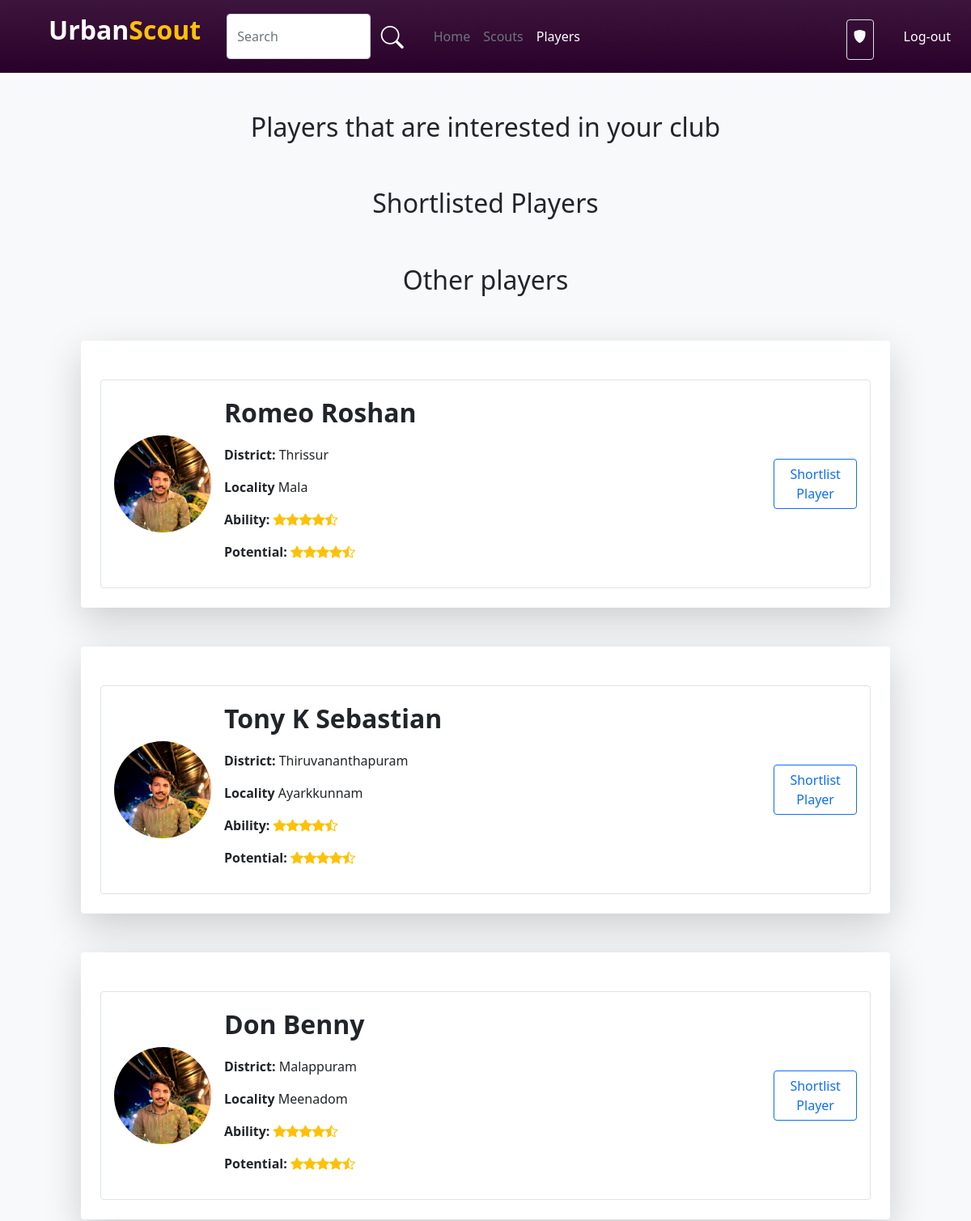
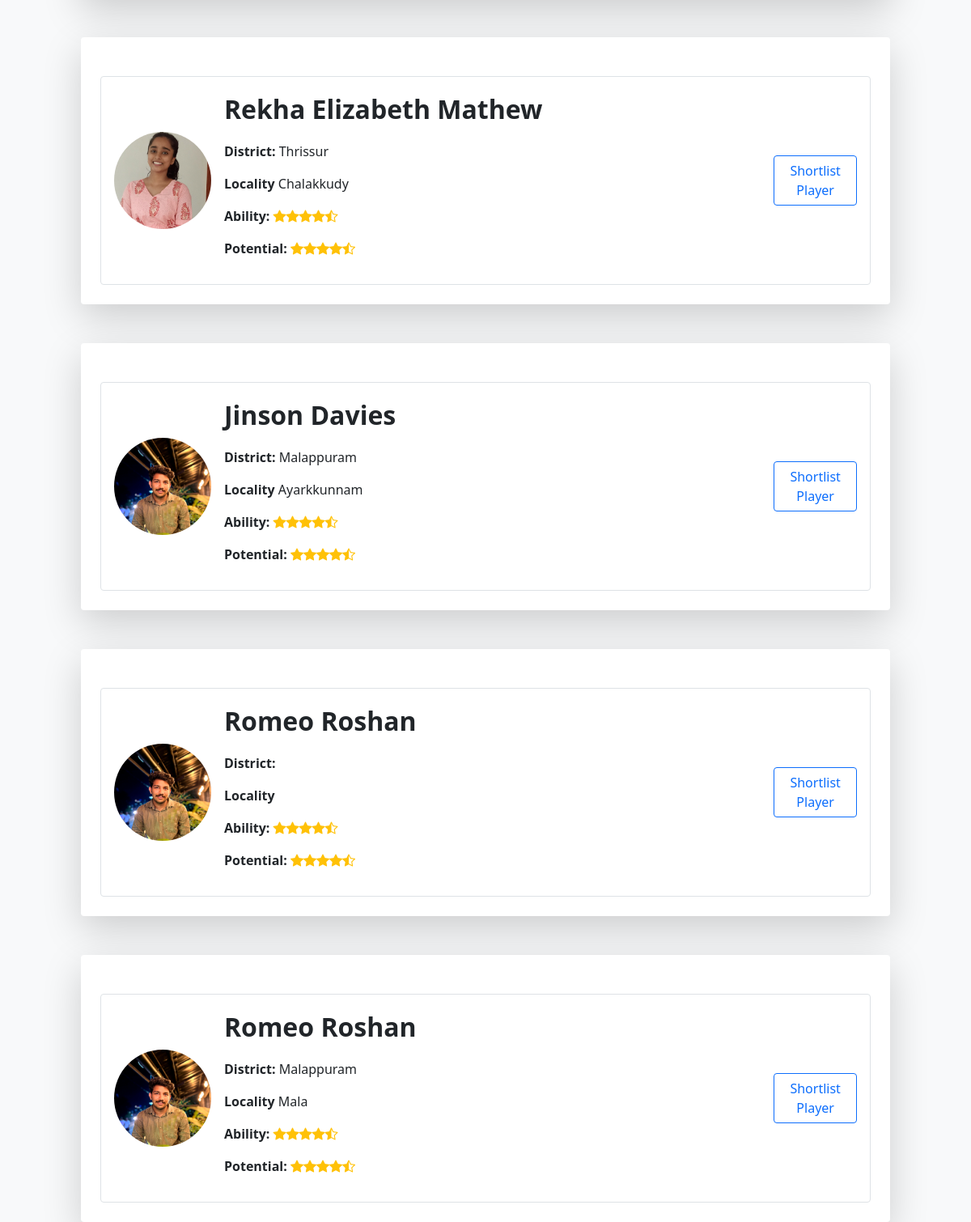
/ClubPlayer, run on the app's committed database (2 pictures, top to bottom).
### account/models.py (models this page shows)
class User(AbstractUser):
    username=models.CharField(max_length=32, blank=True, null=True)
    USERNAME_FIELD = 'email'
    email = models.EmailField(unique=True)
    img=models.ImageField(upload_to='pics',default='https://img.freepik.com/free-icon/man_318-677829.jpg',null=True)
    is_player=models.BooleanField('is_player',default=False)
    is_club=models.BooleanField('is_club',default=False)
    is_scout=models.BooleanField('is_scout',default=False)
    player_dob = models.DateField(("Date of Birth"), default=date.today, validators=[validate_dob])
    player_pos = models.CharField(("Position"),default='',max_length=30,choices=Pos_Choice)
    district = models.CharField(("District"),default='',max_length=20,choices=District_Choice)
    locality = models.CharField(("Locality"),default='',max_length=50,blank=True)
    player_foot = models.CharField(("Prefered Foot"),default='',max_length=10,choices=Foot_Choice)
    player_ability = models.IntegerField(("Ability"),default=0,choices=Ability_Choice)
    club_reputation = models.IntegerField(("Club Reputation"),default=0,choices=Ability_Choice)
    player_potential = models.IntegerField(("Potential"),default=0,choices=Ability_Choice)
    desc=models.CharField(("Description"),max_length=100, default='')
    club_name=models.CharField((("Club Name")),default='',max_length=30)
    scouted_by=models.CharField(max_length=30,default='')
    REQUIRED_FIELDS = []

### account/views.py (the view)
# urls.py: path('ClubPlayer',views.clubPlayer,name="ClubPlayer"),
def clubPlayer(request):
    user = request.user
    interested_players = InterestedClubs.objects.filter(club_id=user.id).values_list('player_id', flat=True)
    shortlisted_Players=ShortlistedPlayers.objects.filter(club_id=user.id).values_list('player_id',flat=True)
    all_players = User.objects.filter(is_player=True).values()
    interested_players_list = []
    not_interested_players_list = []
    shortlisted_Players_list=[]
    for player in all_players:
        player_id = player['id']
        player_data = {
            'id': player['id'],
            'first_name': player['first_name'],
            'last_name':player['last_name'],
            'img':player['img'],
            'district':player['district'],
            'locality':player['locality']
        }
        if player_id in interested_players:
            interested_players_list.append(player_data)
        elif player_id in shortlisted_Players:
            shortlisted_Players_list.append(player_data)
        else:
            not_interested_players_list.append(player_data)
    return render(request, 'club-player.html', {
        'shortlisted_players':shortlisted_Players_list,
        'interested_players': interested_players_list,
        'not_interested_players': not_interested_players_list,
    })

### template/club-player.html (shortened to what this page needs)
{% load static %}
<!DOCTYPE html>
<html lang="en">
<head>
    <link rel="stylesheet" href="{% static 'style.css' %}">
    <link href="https://cdn.jsdelivr.net/npm/bootstrap@5.0.2/dist/css/bootstrap.min.css" rel="stylesheet"
>
    <link rel="stylesheet" href="https://cdn.jsdelivr.net/npm/bootstrap-icons@1.10.5/font/bootstrap-icons.css">
</head>
<body class="bg-light">
    <nav class="navbar player-navbar navbar-expand-lg">
        <div class="container-fluid">
            <a class="ms-5 navbar-brand d-flex fs-2 fw-bold" href="#"><p class="text-white">Urban</p><p class="text-warning">Scout</p></a>
            <div class="collapse navbar-collapse" id="navbarNav">
                <div class="ms-3 d-flex w-50">
                    <input type="text" class="form-control" placeholder="Search">
                    <button class="btn shadow-none"><i class="bi bi-search fs-3 text-white"></i></button>
                </div>
                <div class="ms-3">
                    <ul class="navbar-nav me-auto mb-2 mb-lg-0">
                        <li class="nav-item">
                            <a class="nav-link  text-secondary" aria-current="page" href="{% url 'index' %}">Home</a>
                        </li>
                        <li class="nav-item">
                            <a class="nav-link text-secondary" aria-current="page" href="{% url 'ClubScout' %}">Scouts</a>
                        </li>
                        <li class="nav-item">
                            <a class="nav-link text-white" aria-current="page" href="{% url 'ClubPlayer' %}">Players</a>
                        </li>
                    </ul>
                </div>
                <div class="d-flex w-100 justify-content-start justify-content-sm-end">
                    <div class="border rounded p-2 pb-0 mt-2 ms-3">
                        <p class="text-light "><i class="bi bi-shield-fill"></i> {{user.club_name}}</p>
                    </div>
                    <a class="d-flex flex-column justify-content-center text-decoration-none" href="{% url 'logout' %}"><button class="btn text-white ms-4">Log-out</button></a>
                </div>
            </div>
        </div>
    </nav>
    <div class="d-flex flex-column align-items-center justify-content-center">
        <h2 class="mt-5">Players that are interested in your club</h2>
        <h2 class="mt-5">Shortlisted Players</h2>
        <h2 class="mt-5">Other players</h2>
        {% for i in not_interested_players %}
        <div class="col-10 bg-white rounded p-4 shadow-lg mt-5">
            <div class="border mt-4 d-flex flex-lg-row flex-column justify-content-center justify-content-lg-start align-items-center w-100 p-3 rounded">
                <div class="d-flex align-items-center">
                    <div class="player-scout-img">
                        <img class="w-100 rounded-circle" src={{i.img}} alt="">
                    </div>
                </div>
                <div class="ms-3 col-lg-7 col-12">
                    <p class="fs-2 fw-bold">{{i.first_name}} {{i.last_name}}</p>
                    <p class=""><b>District: </b>{{i.district}} </p>
                    <p class=""><b>Locality </b>{{i.locality}}</p>
                    <p class=""><b>Ability: </b><i class="bi bi-star-fill text-warning text-warning"></i><i class="bi bi-star-fill text-warning"></i><i class="bi bi-star-fill text-warning"></i><i class="bi bi-star-fill text-warning"></i><i class="bi bi-star-half text-warning"></i></p>
                    <p class=""><b>Potential: </b><i class="bi bi-star-fill text-warning text-warning"></i><i class="bi bi-star-fill text-warning"></i><i class="bi bi-star-fill text-warning"></i><i class="bi bi-star-fill text-warning"></i><i class="bi bi-star-half text-warning"></i></p>
                </div>
                <div class="d-flex justify-content-lg-end justify-content-center w-100">
                    <div class="d-flex align-items-center justify-content-center col-5">
                        <a href="{% url 'ShortlistPlayer' i.id %}"><button class="btn btn-outline-primary">Shortlist Player</button></a>
                    </div>
                </div>
            </div>
        </div>
        {% endfor %}
    </div>
</body>
</html>

### static/style.css (style rules this page uses)
.player-navbar { background: linear-gradient(rgb(60, 21, 60), rgb(41, 0, 41)); }
.player-scout-img { width: 120px; height: 120px; }

### data on the page
User: img (picture), first_name "Romeo", last_name "Roshan", district "Thrissur", locality "Mala"
User: img (picture), first_name "Tony", last_name "K Sebastian", district "Thiruvananthapuram", locality "Ayarkkunnam"
User: img (picture), first_name "Don", last_name "Benny", district "Malappuram", locality "Meenadom"
User: img (picture), first_name "Rekha Elizabeth", last_name "Mathew", district "Thrissur", locality "Chalakkudy"
User: img (picture), first_name "Jinson", last_name "Davies", district "Malappuram", locality "Ayarkkunnam"
User: img (picture), first_name "Romeo", last_name "Roshan"
User: img (picture), first_name "Romeo", last_name "Roshan", district "Malappuram", locality "Mala"
